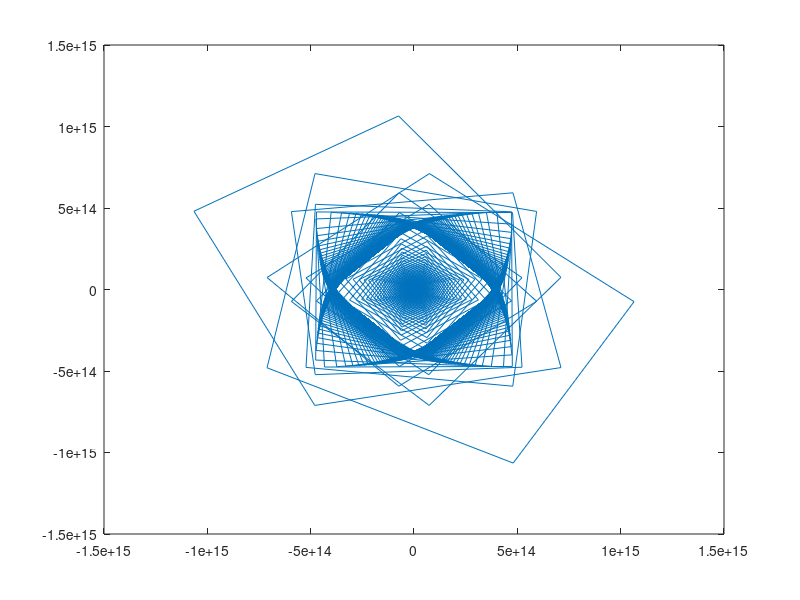

Source code (MATLAB):
 %%%%%%%%%%%%%%%%%%%%%%%%%%%%%%%%%%%%%%%%%%%%%%%%%%%%%
  % MATLAB Code Skeleton for QPSK Digital Transmitter 

  % Generate random bits
  bits_per_symbol=2;
  num_symbols=128;
  numbits=bits_per_symbol*num_symbols;
  bits=rand(1,numbits)>0.5;
  
  Tsymb = 16;                  % symbol length
  omega = pi/2;                % carrier frequency

  %%%%%%%%%%%%%%%%%%%%%%%%
  % Transmitter section
                             % initialize transmit sequence
  t = zeros(1,num_symbols*Tsymb);
  i = 1;                       % initialize bit index
  n = 1;                       % initialize time index
  
  while (n <= num_symbols*Tsymb)
   if ( bits(i:i+1) == [ 0 0])
       Igain = 1/sqrt(2);
      Qgain = 1/sqrt(2);
   % ------>Insert code here<-------
   end;
  i = i+2;                    % next 2 bits
   % Generate symbol to be transmitted
   t(n:n+Tsymb-1) = 1111111111111111;   %------>Insert code here<-------
                  
   n = n+Tsymb;                % next symbol
  end;

  % Show the transmitted signal and its spectrum
  % ------>Insert code here<-------

  % Show the transmitted signal constellation 
  rI = t.*cos(omega*[1:num_symbols*Tsymb]);
  rQ = t.*sin(omega*[1:num_symbols*Tsymb]);

  % Filter out the double-frequency term
  low_pass=fir1(512,0.5);
  rI=conv(rI,low_pass);
  rQ=conv(rQ,low_pass);
  figure;
  plot(rI,rQ);
